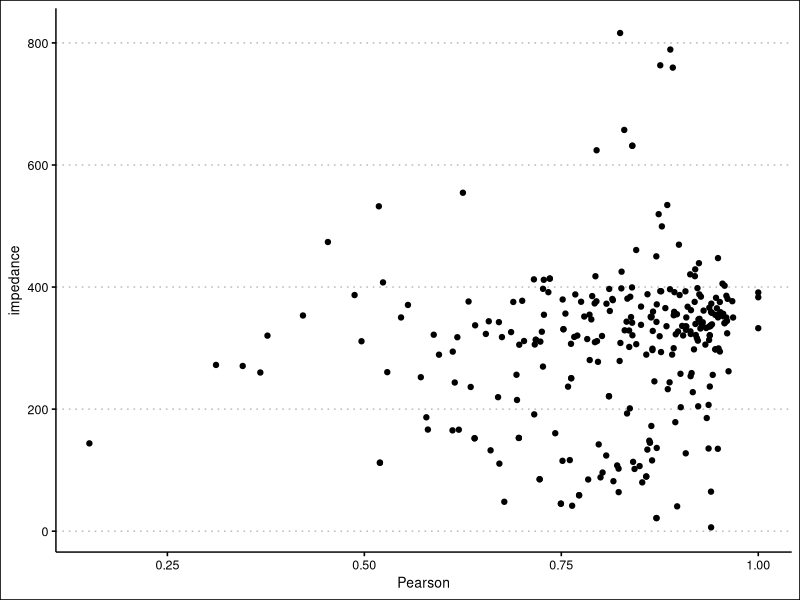
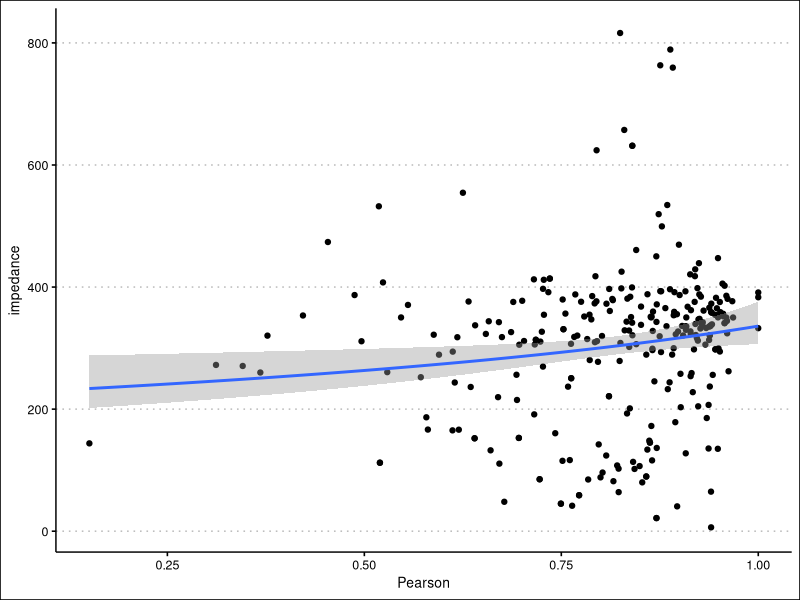

Write R code to recreate these figures, in order.
library(ggplot2)
library(ggthemes)

## Data loading and cleansing

data <- read.csv("edges_with_corrs.csv")
names(data) <- c("s1", "s2", "impedance", "Pearson", "Spearman")

# Removed largest impedance
data <- data[data$impedance<1000, ]

# Removed saturated (=1) correlations
data <- data[data$Pearson<1, ]
data <- data[data$Spearman<1, ]

# EDA

ggplot(data) +
  geom_point(aes(
    x=Pearson, 
    y=impedance)
             ) +
  theme_clean()


## Regression analysis

ggplot(data, aes(x=Pearson, y=impedance)) +
  geom_point() +
  geom_smooth(method = "glm", 
              method.args = list(family = inverse.gaussian(link = "1/mu^2")), # or "poisson", etc.
              se = TRUE) + # Set to FALSE to remove the confidence interval
  theme_clean()
